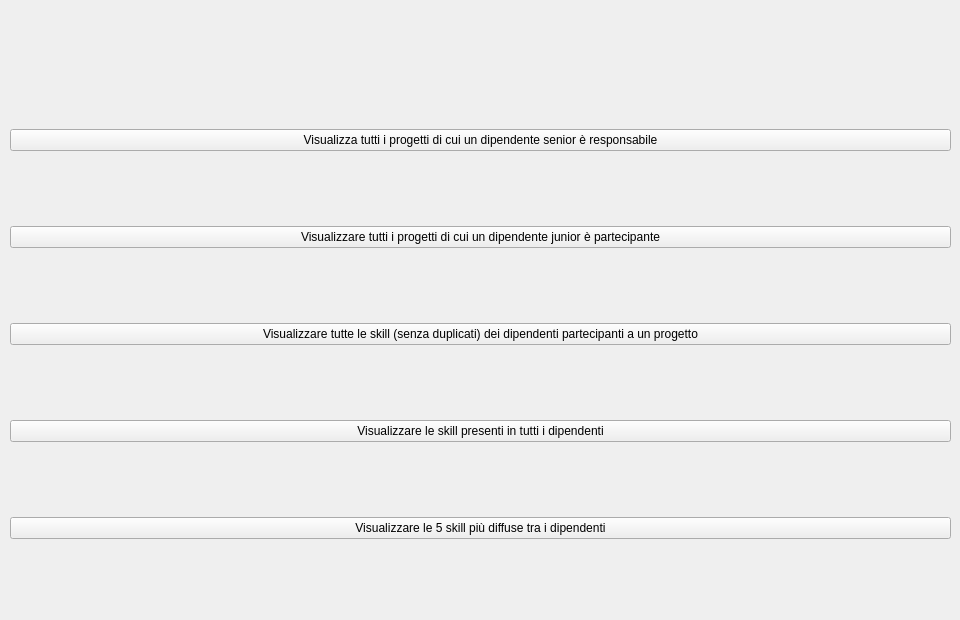
    <widget class="QWidget" name="OperazioniDipendenti">
     <widget class="QWidget" name="layoutWidget">
      <property name="geometry">
       <rect>
        <x>10</x>
        <y>60</y>
        <width>941</width>
        <height>551</height>
       </rect>
      </property>
      <layout class="QVBoxLayout" name="verticalLayout_10">
       <item>
        <widget class="QPushButton" name="B1PushButton">
         <property name="text">
          <string>Visualizza tutti i progetti di cui un dipendente senior è responsabile</string>
         </property>
        </widget>
       </item>
       <item>
        <widget class="QPushButton" name="B2PushButton">
         <property name="text">
          <string>Visualizzare tutti i progetti di cui un dipendente junior è partecipante</string>
         </property>
        </widget>
       </item>
       <item>
        <widget class="QPushButton" name="B3PushButton">
         <property name="enabled">
          <bool>true</bool>
         </property>
         <property name="text">
          <string>Visualizzare tutte le skill (senza duplicati) dei dipendenti partecipanti a un progetto</string>
         </property>
        </widget>
       </item>
       <item>
        <widget class="QPushButton" name="B4PushButton">
         <property name="text">
          <string>Visualizzare le skill presenti in tutti i dipendenti</string>
         </property>
        </widget>
       </item>
       <item>
        <widget class="QPushButton" name="B5PushButton">
         <property name="text">
          <string>Visualizzare le 5 skill più diffuse tra i dipendenti</string>
         </property>
        </widget>
       </item>
      </layout>
     </widget>
    </widget>
